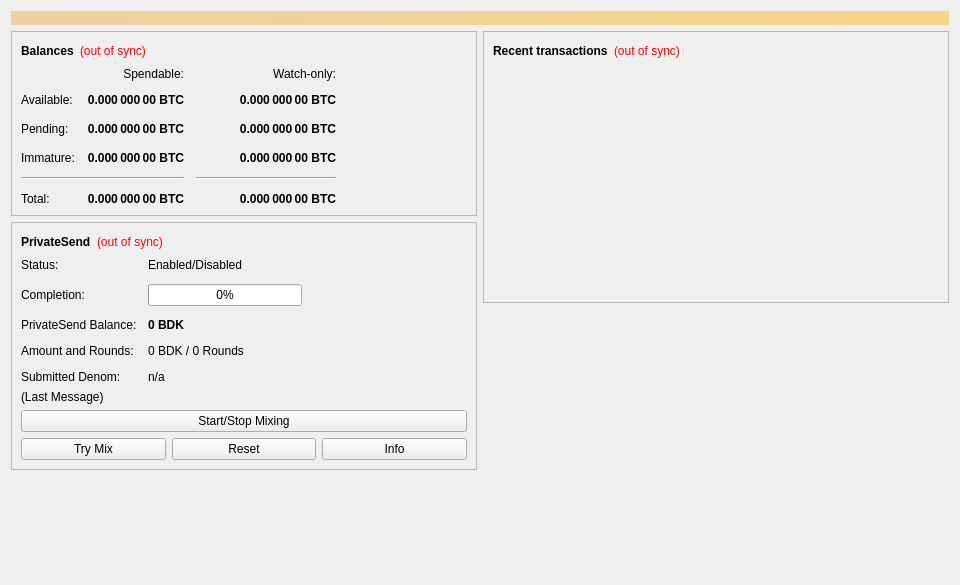
<?xml version="1.0" encoding="UTF-8"?>
<ui version="4.0">
 <class>OverviewPage</class>
 <widget class="QWidget" name="OverviewPage">
  <property name="geometry">
   <rect>
    <x>0</x>
    <y>0</y>
    <width>960</width>
    <height>585</height>
   </rect>
  </property>
  <property name="minimumSize">
   <size>
    <width>960</width>
    <height>0</height>
   </size>
  </property>
  <property name="windowTitle">
   <string>Form</string>
  </property>
  <layout class="QVBoxLayout" name="topLayout">
   <item>
    <widget class="QLabel" name="labelAlerts">
     <property name="visible">
      <bool>false</bool>
     </property>
     <property name="styleSheet">
      <string notr="true">QLabel { background-color: qlineargradient(x1: 0, y1: 0, x2: 1, y2: 0, stop:0 #F0D0A0, stop:1 #F8D488); color:#000000; }</string>
     </property>
     <property name="wordWrap">
      <bool>true</bool>
     </property>
     <property name="margin">
      <number>3</number>
     </property>
     <property name="textInteractionFlags">
      <set>Qt::TextSelectableByMouse</set>
     </property>
    </widget>
   </item>
   <item>
    <layout class="QHBoxLayout" name="horizontalLayout" stretch="1,1">
     <item>
      <layout class="QVBoxLayout" name="verticalLayout_2">
       <item>
        <widget class="QFrame" name="frame">
         <property name="frameShape">
          <enum>QFrame::StyledPanel</enum>
         </property>
         <property name="frameShadow">
          <enum>QFrame::Raised</enum>
         </property>
         <layout class="QVBoxLayout" name="verticalLayout_4">
          <item>
           <layout class="QHBoxLayout" name="horizontalLayout_4">
            <item>
             <widget class="QLabel" name="label_5">
              <property name="font">
               <font>
                <weight>75</weight>
                <bold>true</bold>
               </font>
              </property>
              <property name="text">
               <string>Balances</string>
              </property>
             </widget>
            </item>
            <item>
             <widget class="QLabel" name="labelWalletStatus">
              <property name="toolTip">
               <string>The displayed information may be out of date. Your wallet automatically synchronizes with the BigDataKing network after a connection is established, but this process has not completed yet.</string>
              </property>
              <property name="styleSheet">
               <string notr="true">QLabel { color: red; }</string>
              </property>
              <property name="text">
               <string notr="true">(out of sync)</string>
              </property>
              <property name="alignment">
               <set>Qt::AlignLeading|Qt::AlignLeft|Qt::AlignVCenter</set>
              </property>
             </widget>
            </item>
            <item>
             <spacer name="horizontalSpacer_3">
              <property name="orientation">
               <enum>Qt::Horizontal</enum>
              </property>
              <property name="sizeHint" stdset="0">
               <size>
                <width>40</width>
                <height>20</height>
               </size>
              </property>
             </spacer>
            </item>
           </layout>
          </item>
          <item>
           <layout class="QGridLayout" name="gridLayout">
            <property name="spacing">
             <number>12</number>
            </property>
            <item row="2" column="2">
             <widget class="QLabel" name="labelWatchPending">
              <property name="font">
               <font>
                <weight>75</weight>
                <bold>true</bold>
               </font>
              </property>
              <property name="cursor">
               <cursorShape>IBeamCursor</cursorShape>
              </property>
              <property name="toolTip">
               <string>Unconfirmed transactions to watch-only addresses</string>
              </property>
              <property name="text">
               <string notr="true">0.000 000 00 BTC</string>
              </property>
              <property name="alignment">
               <set>Qt::AlignRight|Qt::AlignTrailing|Qt::AlignVCenter</set>
              </property>
              <property name="textInteractionFlags">
               <set>Qt::LinksAccessibleByMouse|Qt::TextSelectableByKeyboard|Qt::TextSelectableByMouse</set>
              </property>
             </widget>
            </item>
            <item row="2" column="1">
             <widget class="QLabel" name="labelUnconfirmed">
              <property name="font">
               <font>
                <weight>75</weight>
                <bold>true</bold>
               </font>
              </property>
              <property name="cursor">
               <cursorShape>IBeamCursor</cursorShape>
              </property>
              <property name="toolTip">
               <string>Total of transactions that have yet to be confirmed, and do not yet count toward the spendable balance</string>
              </property>
              <property name="text">
               <string notr="true">0.000 000 00 BTC</string>
              </property>
              <property name="alignment">
               <set>Qt::AlignRight|Qt::AlignTrailing|Qt::AlignVCenter</set>
              </property>
              <property name="textInteractionFlags">
               <set>Qt::LinksAccessibleByMouse|Qt::TextSelectableByKeyboard|Qt::TextSelectableByMouse</set>
              </property>
             </widget>
            </item>
            <item row="3" column="2">
             <widget class="QLabel" name="labelWatchImmature">
              <property name="font">
               <font>
                <weight>75</weight>
                <bold>true</bold>
               </font>
              </property>
              <property name="cursor">
               <cursorShape>IBeamCursor</cursorShape>
              </property>
              <property name="toolTip">
               <string>Mined balance in watch-only addresses that has not yet matured</string>
              </property>
              <property name="text">
               <string notr="true">0.000 000 00 BTC</string>
              </property>
              <property name="alignment">
               <set>Qt::AlignRight|Qt::AlignTrailing|Qt::AlignVCenter</set>
              </property>
              <property name="textInteractionFlags">
               <set>Qt::LinksAccessibleByMouse|Qt::TextSelectableByKeyboard|Qt::TextSelectableByMouse</set>
              </property>
             </widget>
            </item>
            <item row="4" column="0" colspan="2">
             <widget class="Line" name="lineSpendableBalance">
              <property name="orientation">
               <enum>Qt::Horizontal</enum>
              </property>
             </widget>
            </item>
            <item row="4" column="2">
             <widget class="Line" name="lineWatchBalance">
              <property name="sizePolicy">
               <sizepolicy hsizetype="Preferred" vsizetype="Fixed">
                <horstretch>0</horstretch>
                <verstretch>0</verstretch>
               </sizepolicy>
              </property>
              <property name="minimumSize">
               <size>
                <width>140</width>
                <height>0</height>
               </size>
              </property>
              <property name="orientation">
               <enum>Qt::Horizontal</enum>
              </property>
             </widget>
            </item>
            <item row="5" column="0">
             <widget class="QLabel" name="labelTotalText">
              <property name="text">
               <string>Total:</string>
              </property>
             </widget>
            </item>
            <item row="3" column="1">
             <widget class="QLabel" name="labelImmature">
              <property name="font">
               <font>
                <weight>75</weight>
                <bold>true</bold>
               </font>
              </property>
              <property name="cursor">
               <cursorShape>IBeamCursor</cursorShape>
              </property>
              <property name="toolTip">
               <string>Mined balance that has not yet matured</string>
              </property>
              <property name="text">
               <string notr="true">0.000 000 00 BTC</string>
              </property>
              <property name="alignment">
               <set>Qt::AlignRight|Qt::AlignTrailing|Qt::AlignVCenter</set>
              </property>
              <property name="textInteractionFlags">
               <set>Qt::LinksAccessibleByMouse|Qt::TextSelectableByKeyboard|Qt::TextSelectableByMouse</set>
              </property>
             </widget>
            </item>
            <item row="2" column="3">
             <spacer name="horizontalSpacer_2">
              <property name="orientation">
               <enum>Qt::Horizontal</enum>
              </property>
              <property name="sizeHint" stdset="0">
               <size>
                <width>40</width>
                <height>20</height>
               </size>
              </property>
             </spacer>
            </item>
            <item row="3" column="0">
             <widget class="QLabel" name="labelImmatureText">
              <property name="text">
               <string>Immature:</string>
              </property>
             </widget>
            </item>
            <item row="5" column="1">
             <widget class="QLabel" name="labelTotal">
              <property name="font">
               <font>
                <weight>75</weight>
                <bold>true</bold>
               </font>
              </property>
              <property name="cursor">
               <cursorShape>IBeamCursor</cursorShape>
              </property>
              <property name="toolTip">
               <string>Your current total balance</string>
              </property>
              <property name="text">
               <string notr="true">0.000 000 00 BTC</string>
              </property>
              <property name="alignment">
               <set>Qt::AlignRight|Qt::AlignTrailing|Qt::AlignVCenter</set>
              </property>
              <property name="textInteractionFlags">
               <set>Qt::LinksAccessibleByMouse|Qt::TextSelectableByKeyboard|Qt::TextSelectableByMouse</set>
              </property>
             </widget>
            </item>
            <item row="5" column="2">
             <widget class="QLabel" name="labelWatchTotal">
              <property name="font">
               <font>
                <weight>75</weight>
                <bold>true</bold>
               </font>
              </property>
              <property name="cursor">
               <cursorShape>IBeamCursor</cursorShape>
              </property>
              <property name="toolTip">
               <string>Current total balance in watch-only addresses</string>
              </property>
              <property name="text">
               <string notr="true">0.000 000 00 BTC</string>
              </property>
              <property name="alignment">
               <set>Qt::AlignRight|Qt::AlignTrailing|Qt::AlignVCenter</set>
              </property>
              <property name="textInteractionFlags">
               <set>Qt::LinksAccessibleByMouse|Qt::TextSelectableByKeyboard|Qt::TextSelectableByMouse</set>
              </property>
             </widget>
            </item>
            <item row="0" column="2">
             <widget class="QLabel" name="labelWatchonly">
              <property name="text">
               <string>Watch-only:</string>
              </property>
              <property name="alignment">
               <set>Qt::AlignRight|Qt::AlignTrailing|Qt::AlignVCenter</set>
              </property>
             </widget>
            </item>
            <item row="1" column="0">
             <widget class="QLabel" name="labelBalanceText">
              <property name="text">
               <string>Available:</string>
              </property>
             </widget>
            </item>
            <item row="1" column="1">
             <widget class="QLabel" name="labelBalance">
              <property name="font">
               <font>
                <weight>75</weight>
                <bold>true</bold>
               </font>
              </property>
              <property name="cursor">
               <cursorShape>IBeamCursor</cursorShape>
              </property>
              <property name="toolTip">
               <string>Your current spendable balance</string>
              </property>
              <property name="text">
               <string notr="true">0.000 000 00 BTC</string>
              </property>
              <property name="alignment">
               <set>Qt::AlignRight|Qt::AlignTrailing|Qt::AlignVCenter</set>
              </property>
              <property name="textInteractionFlags">
               <set>Qt::LinksAccessibleByMouse|Qt::TextSelectableByKeyboard|Qt::TextSelectableByMouse</set>
              </property>
             </widget>
            </item>
            <item row="1" column="2">
             <widget class="QLabel" name="labelWatchAvailable">
              <property name="font">
               <font>
                <weight>75</weight>
                <bold>true</bold>
               </font>
              </property>
              <property name="cursor">
               <cursorShape>IBeamCursor</cursorShape>
              </property>
              <property name="toolTip">
               <string>Your current balance in watch-only addresses</string>
              </property>
              <property name="text">
               <string notr="true">0.000 000 00 BTC</string>
              </property>
              <property name="alignment">
               <set>Qt::AlignRight|Qt::AlignTrailing|Qt::AlignVCenter</set>
              </property>
              <property name="textInteractionFlags">
               <set>Qt::LinksAccessibleByMouse|Qt::TextSelectableByKeyboard|Qt::TextSelectableByMouse</set>
              </property>
             </widget>
            </item>
            <item row="2" column="0">
             <widget class="QLabel" name="labelPendingText">
              <property name="text">
               <string>Pending:</string>
              </property>
             </widget>
            </item>
            <item row="0" column="1">
             <widget class="QLabel" name="labelSpendable">
              <property name="text">
               <string>Spendable:</string>
              </property>
              <property name="alignment">
               <set>Qt::AlignRight|Qt::AlignTrailing|Qt::AlignVCenter</set>
              </property>
             </widget>
            </item>
           </layout>
          </item>
         </layout>
        </widget>
       </item>
       <item>
        <widget class="QFrame" name="framePrivateSend">
         <property name="layoutDirection">
          <enum>Qt::LeftToRight</enum>
         </property>
         <property name="frameShape">
          <enum>QFrame::StyledPanel</enum>
         </property>
         <property name="frameShadow">
          <enum>QFrame::Raised</enum>
         </property>
         <layout class="QVBoxLayout" name="VerticalLayout_PS1">
          <item>
           <layout class="QHBoxLayout" name="horizontalLayout_5">
            <item>
             <widget class="QLabel" name="labelPrivateSendHeader">
              <property name="font">
               <font>
                <weight>75</weight>
                <bold>true</bold>
               </font>
              </property>
              <property name="text">
               <string>PrivateSend</string>
              </property>
             </widget>
            </item>
            <item>
             <widget class="QLabel" name="labelPrivateSendSyncStatus">
              <property name="toolTip">
               <string>The displayed information may be out of date. Your wallet automatically synchronizes with the BigDataKing network after a connection is established, but this process has not completed yet.</string>
              </property>
              <property name="styleSheet">
               <string notr="true">QLabel { color: red; }</string>
              </property>
              <property name="text">
               <string notr="true">(out of sync)</string>
              </property>
              <property name="alignment">
               <set>Qt::AlignLeading|Qt::AlignLeft|Qt::AlignVCenter</set>
              </property>
             </widget>
            </item>
            <item>
             <spacer name="horizontalSpacer_4">
              <property name="orientation">
               <enum>Qt::Horizontal</enum>
              </property>
              <property name="sizeHint" stdset="0">
               <size>
                <width>40</width>
                <height>20</height>
               </size>
              </property>
             </spacer>
            </item>
           </layout>
          </item>
          <item>
           <layout class="QFormLayout" name="privateSendFormLayout">
            <property name="fieldGrowthPolicy">
             <enum>QFormLayout::AllNonFixedFieldsGrow</enum>
            </property>
            <property name="horizontalSpacing">
             <number>11</number>
            </property>
            <property name="verticalSpacing">
             <number>12</number>
            </property>
            <item row="0" column="0">
             <widget class="QLabel" name="labelPrivateSendEnabledText">
              <property name="text">
               <string>Status:</string>
              </property>
             </widget>
            </item>
            <item row="0" column="1">
             <widget class="QLabel" name="labelPrivateSendEnabled">
              <property name="text">
               <string>Enabled/Disabled</string>
              </property>
             </widget>
            </item>
            <item row="1" column="0">
             <widget class="QLabel" name="labelCompletitionText">
              <property name="text">
               <string>Completion:</string>
              </property>
             </widget>
            </item>
            <item row="1" column="1">
             <widget class="QProgressBar" name="privateSendProgress">
              <property name="maximumSize">
               <size>
                <width>154</width>
                <height>16777215</height>
               </size>
              </property>
              <property name="value">
               <number>0</number>
              </property>
             </widget>
            </item>
            <item row="2" column="0">
             <widget class="QLabel" name="labelAnonymizedText">
              <property name="text">
               <string>PrivateSend Balance:</string>
              </property>
             </widget>
            </item>
            <item row="2" column="1">
             <widget class="QLabel" name="labelAnonymized">
              <property name="font">
               <font>
                <weight>75</weight>
                <bold>true</bold>
               </font>
              </property>
              <property name="text">
               <string notr="true">0 BDK</string>
              </property>
             </widget>
            </item>
            <item row="3" column="0">
             <widget class="QLabel" name="labelAmountAndRoundsText">
              <property name="text">
               <string>Amount and Rounds:</string>
              </property>
             </widget>
            </item>
            <item row="3" column="1">
             <widget class="QLabel" name="labelAmountRounds">
              <property name="text">
               <string>0 BDK / 0 Rounds</string>
              </property>
             </widget>
            </item>
            <item row="4" column="0">
             <widget class="QLabel" name="labelSubmittedDenomText">
              <property name="text">
               <string>Submitted Denom:</string>
              </property>
             </widget>
            </item>
            <item row="4" column="1">
             <widget class="QLabel" name="labelSubmittedDenom">
              <property name="toolTip">
               <string>The denominations you submitted to the Masternode.&lt;br&gt;To mix, other users must submit the exact same denominations.</string>
              </property>
              <property name="text">
               <string>n/a</string>
              </property>
             </widget>
            </item>
           </layout>
          </item>
          <item>
           <layout class="QVBoxLayout" name="VerticalLayout_PS">
            <item>
             <widget class="QLabel" name="labelPrivateSendLastMessage">
              <property name="text">
               <string>(Last Message)</string>
              </property>
              <property name="alignment">
               <set>Qt::AlignLeading|Qt::AlignLeft|Qt::AlignTop</set>
              </property>
              <property name="wordWrap">
               <bool>true</bool>
              </property>
             </widget>
            </item>
            <item>
             <widget class="QPushButton" name="togglePrivateSend">
              <property name="sizePolicy">
               <sizepolicy hsizetype="MinimumExpanding" vsizetype="Fixed">
                <horstretch>0</horstretch>
                <verstretch>0</verstretch>
               </sizepolicy>
              </property>
              <property name="text">
               <string>Start/Stop Mixing</string>
              </property>
             </widget>
            </item>
            <item>
             <layout class="QHBoxLayout" name="horizontalLayout_debugbuttons">
              <item>
               <widget class="QPushButton" name="privateSendAuto">
                <property name="sizePolicy">
                 <sizepolicy hsizetype="MinimumExpanding" vsizetype="Fixed">
                  <horstretch>0</horstretch>
                  <verstretch>0</verstretch>
                 </sizepolicy>
                </property>
                <property name="toolTip">
                 <string>Try to manually submit a PrivateSend request.</string>
                </property>
                <property name="text">
                 <string>Try Mix</string>
                </property>
               </widget>
              </item>
              <item>
               <widget class="QPushButton" name="privateSendReset">
                <property name="sizePolicy">
                 <sizepolicy hsizetype="MinimumExpanding" vsizetype="Fixed">
                  <horstretch>0</horstretch>
                  <verstretch>0</verstretch>
                 </sizepolicy>
                </property>
                <property name="toolTip">
                 <string>Reset the current status of PrivateSend (can interrupt PrivateSend if it's in the process of Mixing, which can cost you money!)</string>
                </property>
                <property name="autoFillBackground">
                 <bool>false</bool>
                </property>
                <property name="text">
                 <string>Reset</string>
                </property>
               </widget>
              </item>
              <item>
               <widget class="QPushButton" name="privateSendInfo">
                <property name="sizePolicy">
                 <sizepolicy hsizetype="MinimumExpanding" vsizetype="Fixed">
                  <horstretch>0</horstretch>
                  <verstretch>0</verstretch>
                 </sizepolicy>
                </property>
                <property name="toolTip">
                 <string>Information about PrivateSend and Mixing</string>
                </property>
                <property name="text">
                 <string>Info</string>
                </property>
               </widget>
              </item>
             </layout>
            </item>
           </layout>
          </item>
         </layout>
        </widget>
       </item>
       <item>
        <spacer name="verticalSpacer">
         <property name="orientation">
          <enum>Qt::Vertical</enum>
         </property>
         <property name="sizeHint" stdset="0">
          <size>
           <width>20</width>
           <height>40</height>
          </size>
         </property>
        </spacer>
       </item>
      </layout>
     </item>
     <item>
      <layout class="QVBoxLayout" name="verticalLayout_3">
       <item>
        <widget class="QFrame" name="frame_2">
         <property name="frameShape">
          <enum>QFrame::StyledPanel</enum>
         </property>
         <property name="frameShadow">
          <enum>QFrame::Raised</enum>
         </property>
         <layout class="QVBoxLayout" name="verticalLayout">
          <item>
           <layout class="QHBoxLayout" name="horizontalLayout_2">
            <item>
             <widget class="QLabel" name="label_4">
              <property name="font">
               <font>
                <weight>75</weight>
                <bold>true</bold>
               </font>
              </property>
              <property name="text">
               <string>Recent transactions</string>
              </property>
             </widget>
            </item>
            <item>
             <widget class="QLabel" name="labelTransactionsStatus">
              <property name="toolTip">
               <string>The displayed information may be out of date. Your wallet automatically synchronizes with the BigDataKing network after a connection is established, but this process has not completed yet.</string>
              </property>
              <property name="styleSheet">
               <string notr="true">QLabel { color: red; }</string>
              </property>
              <property name="text">
               <string notr="true">(out of sync)</string>
              </property>
              <property name="alignment">
               <set>Qt::AlignLeading|Qt::AlignLeft|Qt::AlignVCenter</set>
              </property>
             </widget>
            </item>
            <item>
             <spacer name="horizontalSpacer">
              <property name="orientation">
               <enum>Qt::Horizontal</enum>
              </property>
              <property name="sizeHint" stdset="0">
               <size>
                <width>40</width>
                <height>20</height>
               </size>
              </property>
             </spacer>
            </item>
           </layout>
          </item>
          <item>
           <widget class="QListView" name="listTransactions">
            <property name="styleSheet">
             <string notr="true">QListView { background: transparent; }</string>
            </property>
            <property name="frameShape">
             <enum>QFrame::NoFrame</enum>
            </property>
            <property name="verticalScrollBarPolicy">
             <enum>Qt::ScrollBarAlwaysOff</enum>
            </property>
            <property name="horizontalScrollBarPolicy">
             <enum>Qt::ScrollBarAlwaysOff</enum>
            </property>
            <property name="selectionMode">
             <enum>QAbstractItemView::NoSelection</enum>
            </property>
           </widget>
          </item>
         </layout>
        </widget>
       </item>
       <item>
        <spacer name="verticalSpacer_2">
         <property name="orientation">
          <enum>Qt::Vertical</enum>
         </property>
         <property name="sizeHint" stdset="0">
          <size>
           <width>20</width>
           <height>40</height>
          </size>
         </property>
        </spacer>
       </item>
      </layout>
     </item>
    </layout>
   </item>
  </layout>
 </widget>
 <resources/>
 <connections/>
</ui>
